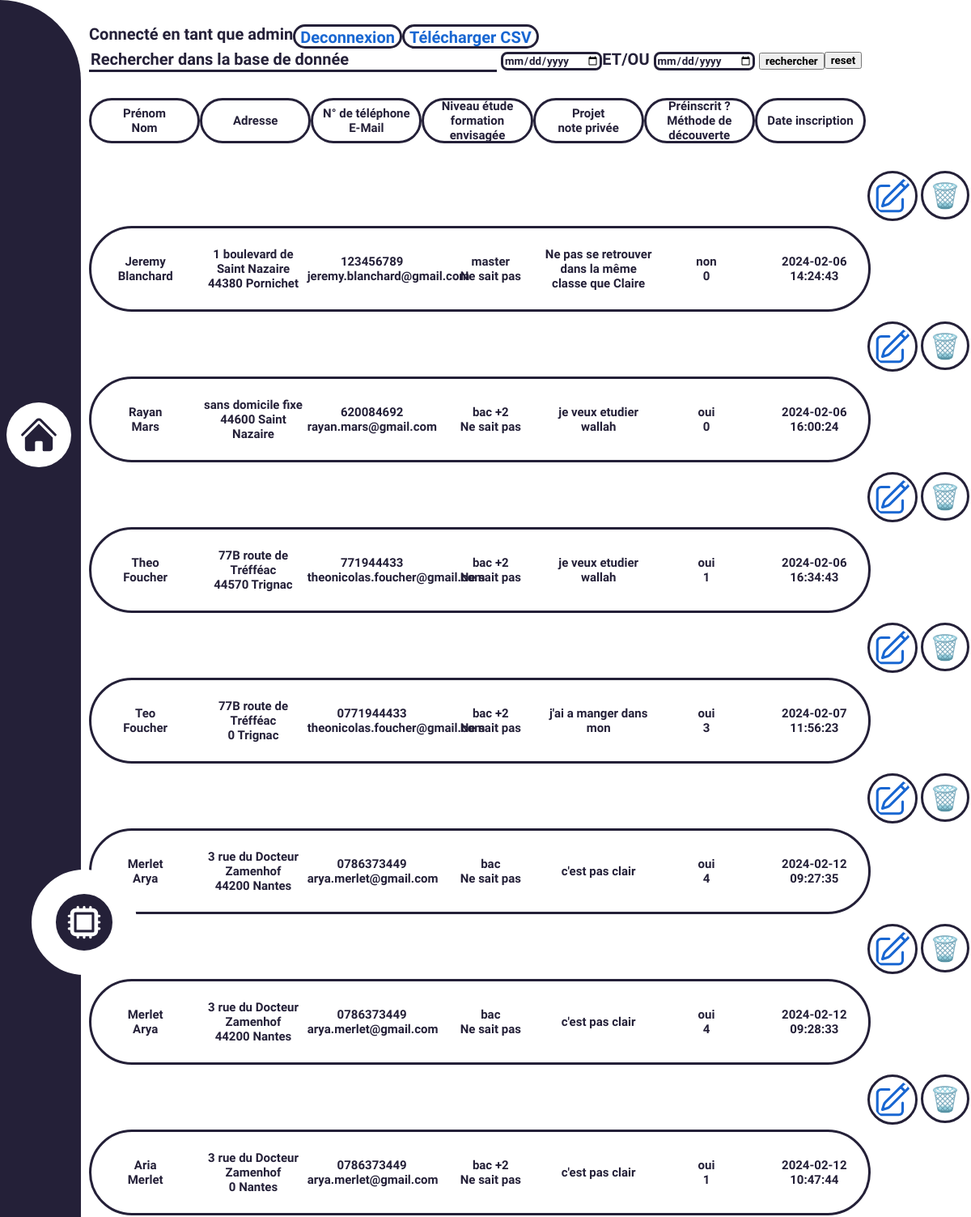
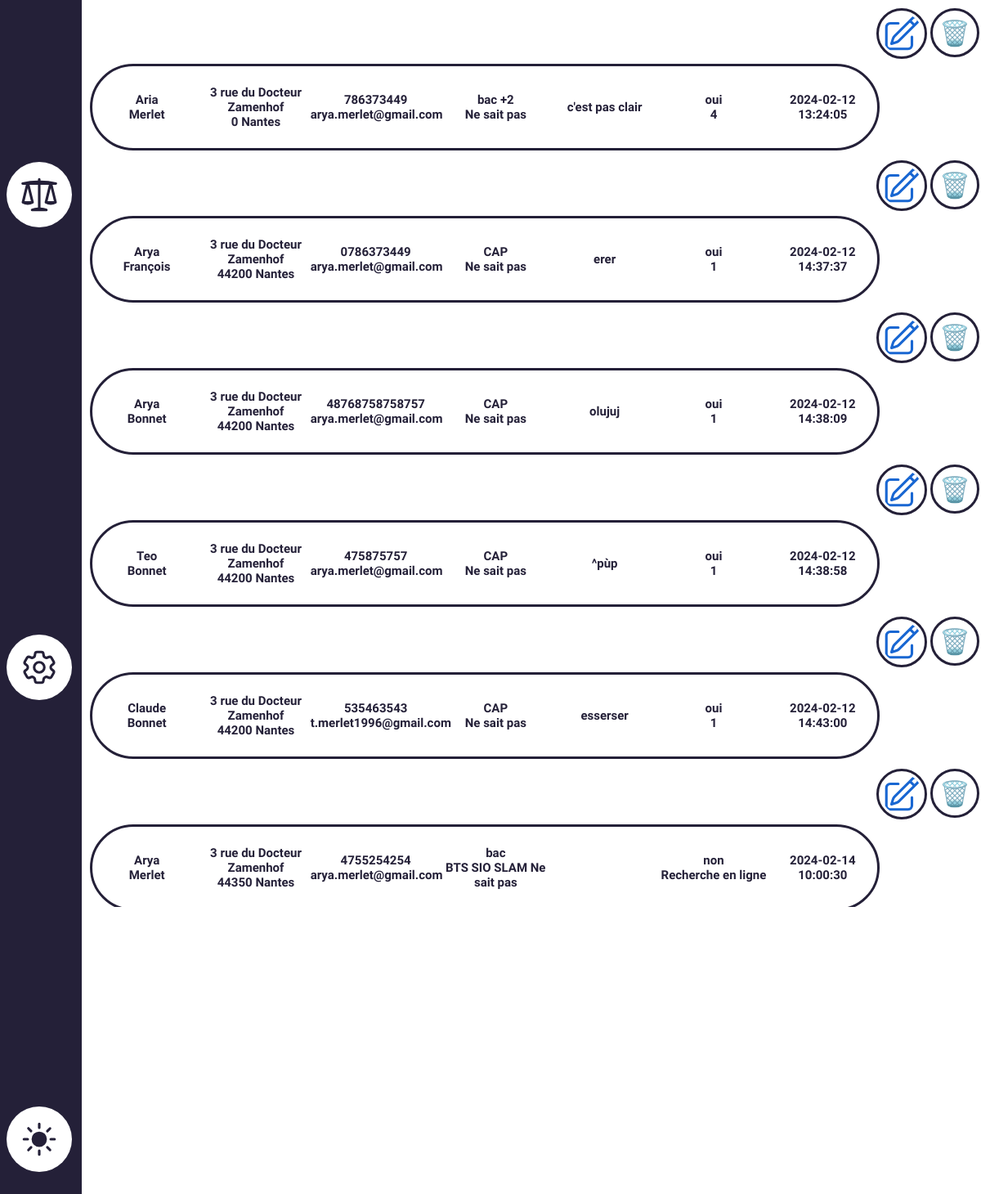
Before: /admin.php (signed in) with the older database file (2 pictures, top to bottom).
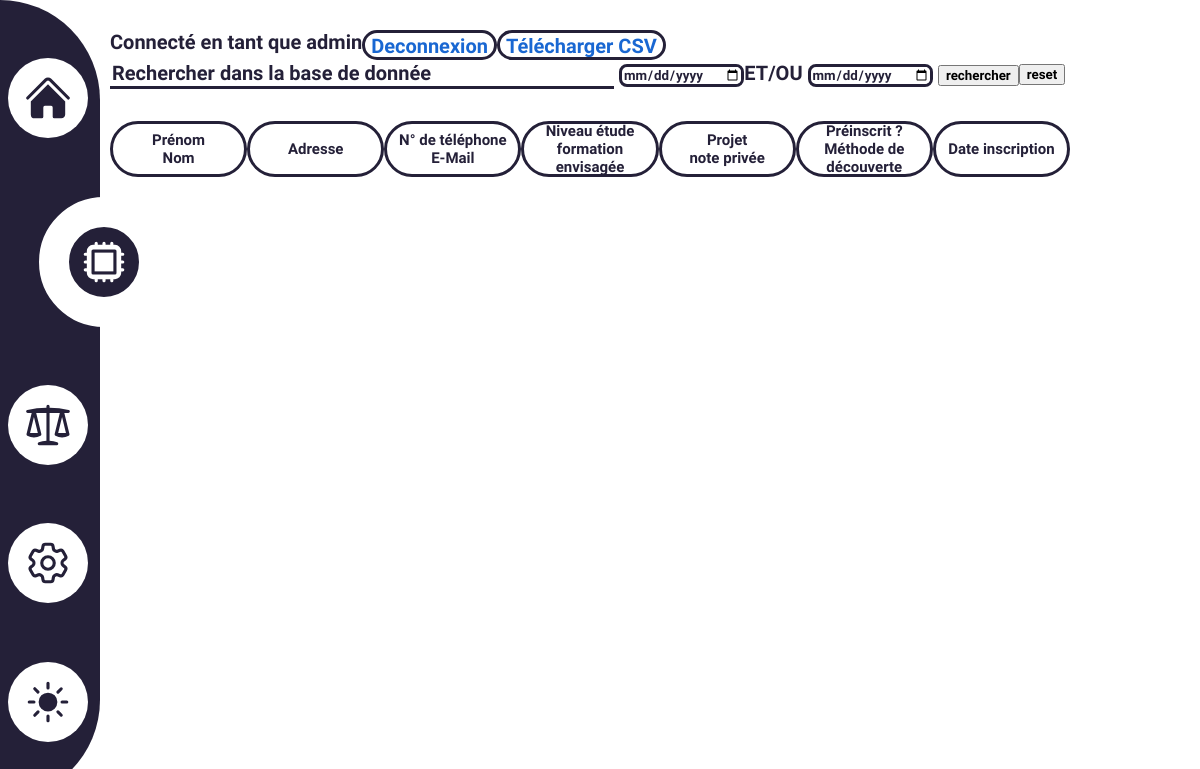
After: the same page with the newer database file.
### tables this page shows
CREATE TABLE IF NOT EXISTS `prospect` (
  `id_prospect` int NOT NULL AUTO_INCREMENT,
  `prenom` varchar(50) NOT NULL,
  `nom` varchar(50) NOT NULL,
  `email` varchar(100) NOT NULL,
  `tel` varchar(10) NOT NULL,
  `adresse` varchar(100) NOT NULL,
  `ville` varchar(50) NOT NULL,
  `code_postal` int NOT NULL,
  `formation` varchar(50) NOT NULL,
  `formation_option` varchar(50) NOT NULL,
  `formation_alternance` int NOT NULL,
  `projet` text NOT NULL,
  `note_prive` text NOT NULL,
  `pre_inscrit` tinyint(1) NOT NULL,
  `niveau_etude` varchar(20) NOT NULL,
  `decouverte_IIA` varchar(100) NOT NULL,
  `heure_enregistrement` datetime NOT NULL,
  PRIMARY KEY (`id_prospect`)
);

CREATE TABLE IF NOT EXISTS `niveau_etude` (
  `id_niveau` int NOT NULL AUTO_INCREMENT,
  `RNCP` varchar(20) NOT NULL,
  `equivalent` varchar(10) NOT NULL,
  PRIMARY KEY (`id_niveau`)
);

### admin.php (the view, shortened to what this page needs)
 <?php
require_once('base_donnee.php');
$tableau=1;
$keywords = "";
$date1 = "";
$date2 = "";
?>
<!DOCTYPE html>
<html lang="en">
<head>
    <link rel="stylesheet" href="<?php echo $_SESSION['Mode'] ?>.css">
</head>
<body class="admin_page">
    <div class="nav_hitbox">
<nav>
        <div class="nav_container">
            <a href="Home.php">
                <div class="button">
                </div>
            </a>
             </div>
        <div>
            <div class="button_active">
            </div>
        </div>
        <div class="nav_container">
            <a href="MentionsLegales.php">
                <div class="button">
                </div>
            </a>
        </div>
        <div class="nav_container">
            <a href="reglage.php">
                <div class="button">
                </div>
            </a>
        </div>
        <div class="nav_container">
            <a href="configuration.php">
                <div class="button">
                </div>
            </a>
        </div>
    </nav>
    </div>
    <div class="content_admin">
    <div class="head_admin">
    <div class="head_admin_container">
    <?php echo 'Connecté en tant que'. ' ' . htmlentities($_SESSION['utilisateur']); ?>
        <form action="deconnexion.php" method="post">
            <input type="submit" name="deconnecter" class="disconnect_button" value="Deconnexion" />
        </form>
        <form method="post">
            <input type="submit" class="disconnect_button" name="download_csv" value="Télécharger CSV">
        </form>
    </div>
    <div class="head_admin_container">
        <form action="<?php echo htmlspecialchars($_SERVER["PHP_SELF"]); ?>" method="get" name="search">
            <input type="text" name="keywords" value="<?php echo $keywords;?>" placeholder="Rechercher dans la base de donnée">
            <input type="date" name="date1" value="<?php echo $date1;?>" placeholder="Rechercher une date supérieur à ">ET/OU
            <input type="date" name="date2" value="<?php echo $date2;?>" placeholder="Rechercher une date inférieur à ">
            <input type="submit" name="valider" value="rechercher" >
        </form>
        <form action="<?php echo htmlspecialchars($_SERVER["PHP_SELF"]); ?>" method="get" name="reset">
            <input type="submit" name="1" value="reset" >
        </form>
    </div>
    </div>
    <div class="line_table index">
    <div class="content_line"><span>Prénom</span><span>Nom</span></div>
    <div class="content_line"><span>Adresse</span></div>
    <div class="content_line"><span>N° de téléphone</span><span>E-Mail</span></div>
    <div class="content_line"><span>Niveau étude</span><span>formation envisagée</span></div>
    <div class="content_line"><span>Projet</span><span>note privée</span></div>
    <div class="content_line"><span>Préinscrit ?</span><span>Méthode de découverte</span></div>
    <div class="content_line"><span>Date inscription</span></div>
    </div>
        <div class="all_table">
            <?php
            if($tableau==1){
                $sql='SELECT * FROM prospect,niveau_etude WHERE prospect.niveau_etude=niveau_etude.id_niveau ORDER BY id_prospect';
                $temp=$pdo->prepare($sql);
                $temp->execute();
                while ($resultats = $temp -> fetch()){ ?>
                    <div class="table_container">
                        <div class="button_table">
                    <?php echo '<a href="modification.php?id=' . $resultats['id_prospect'] . '"><svg xmlns="http://www.w3.org/2000/svg" fill="none" viewBox="0 0 24 24" stroke-width="1.5" stroke="currentColor" class="w-6 h-6">' ?>
                        </svg>
                        </a>
                        <form action="admin.php" method="post">
                            <input type="submit" class="delete-btn" value="🗑️">
                        </form>
                    </div>
                    <?php echo '<div class="line_table">
                        <div class="content_line"><div>' . $resultats['prenom'] .'</div><div>'. $resultats['nom'] . '</div></div>
                        <div class="content_line"><div>' . $resultats['adresse'] .'</div><div>'. $resultats['code_postal'] .' '. $resultats['ville'] . '</div></div>
                        <div class="content_line"><div>' . $resultats['tel'] .'</div><div>'. $resultats['email'] . '</div></div>
                        <div class="content_line"><div>' . $resultats['equivalent'] .'</div><div>'. $resultats['formation'] .' '.$resultats['formation_option'].' ';
                        if ($resultats['formation_alternance'] == 1) {
                            echo 'Alternance';
                        }elseif ($resultats['formation_alternance'] == -1) {
                            echo 'Initial';
                        }else {
                            echo 'Ne sait pas';
                        }
                        echo  '</div></div>
                        <div class="content_line"><div>' . $resultats['projet'] .'</div><div>'. $resultats['note_prive'] . '</div></div>
                        <div class="content_line">';if ($resultats['pre_inscrit']== '1') {
                            echo '<div>oui</div>';
                        } else{
                            echo '<div>non</div>';
                        };
                        echo '<div>'.$resultats['decouverte_IIA'] .'</div></div>
                        <div class="content_line">'.$resultats['heure_enregistrement'].'</div>
                    </div>
                    </div>';
                }
             } ?>
    </div>
</body>
</html>

### jour.css (style rules this page uses)
* { margin:0; font-family: 'Dosis', sans-serif; font-weight: 700; --background-color:#Fff; --secondary-color:#242038; --third-color:rgb(25,103,210); }
body { background-color: var(--background-color); }
.nav_hitbox { position: fixed; width: 150px; height: 100vh; float: left; }
nav { transform: translateX(-80%); position: fixed; float: left; display: flex; justify-content: space-evenly; flex-direction: column; width:100px; height:100vh; background-color: var(--secondary-color); border-top-right-radius:100px ; border-bottom-right-radius: 100px; transition: 0.5s; }
.button_active { display: flex; justify-content: center; align-items: center; transform: translateX(30%); width: 130px; height: 130px; border-radius:100% ; background-color: var(--secondary-color); box-sizing: border-box; border: var(--background-color) 30px solid; }
.button_active svg { color:var(--background-color); }
.button svg { color:var(--secondary-color); }
.button { display: flex; justify-content: center; align-items: center; transform: translateX(10%); width: 80px; height: 80px; border-radius:100% ; background-color: var(--background-color); transition: 1s; }
.nav_container { width:150%; }
svg { width: 50px; height: 50px; }
.admin_page { height:auto; overflow: hidden; }
.line_table { display:flex; flex-direction: row; align-items: center; border:3px solid var(--secondary-color); border-radius:100px; margin-bottom:10px; margin-top:10px; width: 80vw; height:100px; }
.index { border:none; }
.index .content_line { background-color: var(--background-color); height:50%; border:3px solid var(--secondary-color); border-radius: 100px; }
.content_line { display: flex; flex-direction: column; justify-content: center; width:calc(100%/6); text-align: center; font-size: 15px; }
.content_admin { margin-left:110px; height:auto; color:var(--secondary-color); }
.disconnect_button { font-size:20px; cursor: pointer; border:3px solid var(--secondary-color); border-radius: 100px; width:auto; height:30px; background-color: var(--background-color); color: var(--third-color); transition: 0.5s; }
.head_admin { font-size:20px; padding-top: 30px; width:90%; display: flex; flex-direction: column; justify-content: space-between; }
.head_admin_container { display: flex; flex-direction: row; }
.head_admin_container input[type="text"] { appearance: none; background-color: var(--background-color); border:none; border-bottom:3px solid var(--secondary-color); color:var(--secondary-color); width: 500px; font-size: 20px; }
.head_admin_container input[type="text"]::placeholder { color:var(--secondary-color); }
.head_admin_container input[type="date"] { background-color: var(--background-color); border: none; border:3px solid var(--secondary-color); border-radius: 8px; color:var(--secondary-color); }
.all_table { max-height:70vh; overflow-y: auto; overflow-x: hidden; }
.button_table { display: flex; flex-direction: row; float:right; }
.button_table a svg, .delete-btn { cursor:pointer; color:var(--third-color); border:3px solid var(--secondary-color); border-radius: 100%; width:50px; height:50px; font-size: 30px; padding: 3px; margin:2px; }
.delete-btn { width: 60px; height: 60px; background-color: var(--background-color); }

Changed rows visible on the page:
removed prospect: prenom "Jeremy", nom "Blanchard", adresse "1 boulevard de Saint Nazaire", code_postal "44380", ville "Pornichet", tel "123456789", email "jeremy.blanchard@gmail.com", niveau_etude.equivalent "master", shows "Ne sait pas", projet "Ne pas se retrouver dans la même classe que Claire", pre_inscrit "non", decouverte_IIA "0", heure_enregistrement "2024-02-06 14:24:43"
removed prospect: prenom "Rayan", nom "Mars", adresse "sans domicile fixe", code_postal "44600", ville "Saint Nazaire", tel "620084692", email "rayan.mars@gmail.com", niveau_etude.equivalent "bac +2", shows "Ne sait pas", projet "je veux etudier wallah", pre_inscrit "oui", decouverte_IIA "0", heure_enregistrement "2024-02-06 16:00:24"
removed prospect: prenom "Theo", nom "Foucher", adresse "77B route de Tréfféac", code_postal "44570", ville "Trignac", tel "771944433", email "theonicolas.foucher@gmail.com", niveau_etude.equivalent "bac +2", shows "Ne sait pas", projet "je veux etudier wallah", pre_inscrit "oui", decouverte_IIA "1", heure_enregistrement "2024-02-06 16:34:43"
removed prospect: prenom "Teo", nom "Foucher", adresse "77B route de Tréfféac", code_postal "0", ville "Trignac", tel "0771944433", email "theonicolas.foucher@gmail.com", niveau_etude.equivalent "bac +2", shows "Ne sait pas", projet "j'ai a manger dans mon", pre_inscrit "oui", decouverte_IIA "3", heure_enregistrement "2024-02-07 11:56:23"
removed prospect: prenom "Merlet", nom "Arya", adresse "3 rue du Docteur Zamenhof", code_postal "44200", ville "Nantes", tel "0786373449", email "arya.merlet@gmail.com", niveau_etude.equivalent "bac", shows "Ne sait pas", projet "c'est pas clair", pre_inscrit "oui", decouverte_IIA "4", heure_enregistrement "2024-02-12 09:27:35"
removed prospect: prenom "Merlet", nom "Arya", adresse "3 rue du Docteur Zamenhof", code_postal "44200", ville "Nantes", tel "0786373449", email "arya.merlet@gmail.com", niveau_etude.equivalent "bac", shows "Ne sait pas", projet "c'est pas clair", pre_inscrit "oui", decouverte_IIA "4", heure_enregistrement "2024-02-12 09:28:33"
removed prospect: prenom "Aria", nom "Merlet", adresse "3 rue du Docteur Zamenhof", code_postal "0", ville "Nantes", tel "0786373449", email "arya.merlet@gmail.com", niveau_etude.equivalent "bac +2", shows "Ne sait pas", projet "c'est pas clair", pre_inscrit "oui", decouverte_IIA "1", heure_enregistrement "2024-02-12 10:47:44"
removed prospect: prenom "Aria", nom "Merlet", adresse "3 rue du Docteur Zamenhof", code_postal "0", ville "Nantes", tel "786373449", email "arya.merlet@gmail.com", niveau_etude.equivalent "bac +2", shows "Ne sait pas", projet "c'est pas clair", pre_inscrit "oui", decouverte_IIA "4", heure_enregistrement "2024-02-12 13:24:05"
removed prospect: prenom "Arya", nom "François", adresse "3 rue du Docteur Zamenhof", code_postal "44200", ville "Nantes", tel "0786373449", email "arya.merlet@gmail.com", niveau_etude.equivalent "CAP", shows "Ne sait pas", projet "erer", pre_inscrit "oui", decouverte_IIA "1", heure_enregistrement "2024-02-12 14:37:37"
removed prospect: prenom "Arya", nom "Bonnet", adresse "3 rue du Docteur Zamenhof", code_postal "44200", ville "Nantes", tel "48768758758757", email "arya.merlet@gmail.com", niveau_etude.equivalent "CAP", shows "Ne sait pas", projet "olujuj", pre_inscrit "oui", decouverte_IIA "1", heure_enregistrement "2024-02-12 14:38:09"
removed prospect: prenom "Teo", nom "Bonnet", adresse "3 rue du Docteur Zamenhof", code_postal "44200", ville "Nantes", tel "475875757", email "arya.merlet@gmail.com", niveau_etude.equivalent "CAP", shows "Ne sait pas", projet "^pùp", pre_inscrit "oui", decouverte_IIA "1", heure_enregistrement "2024-02-12 14:38:58"
removed prospect: prenom "Claude", nom "Bonnet", adresse "3 rue du Docteur Zamenhof", code_postal "44200", ville "Nantes", tel "535463543", email "t.merlet1996@gmail.com", niveau_etude.equivalent "CAP", shows "Ne sait pas", projet "esserser", pre_inscrit "oui", decouverte_IIA "1", heure_enregistrement "2024-02-12 14:43:00"
removed prospect: prenom "Arya", nom "Merlet", adresse "3 rue du Docteur Zamenhof", code_postal "44350", ville "Nantes", tel "4755254254", email "arya.merlet@gmail.com", niveau_etude.equivalent "bac", formation "BTS SIO SLAM", shows "Ne sait pas", pre_inscrit "non", decouverte_IIA "Recherche en ligne", heure_enregistrement "2024-02-14 10:00:30"
